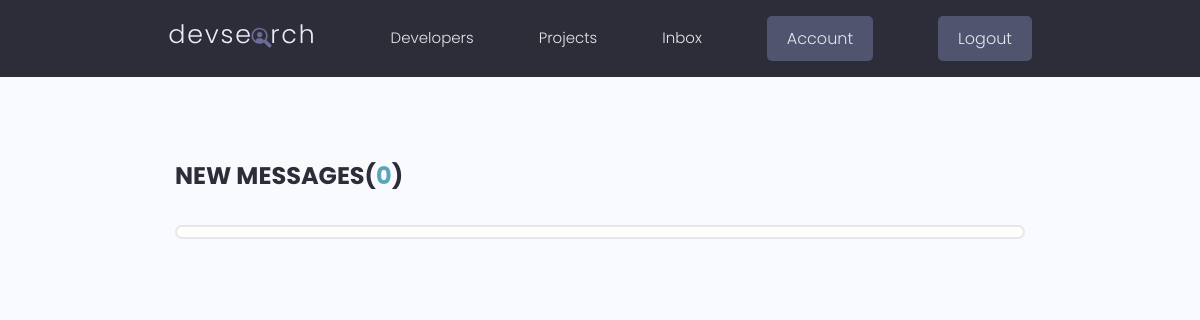
The app's page /inbox/ (signed in), older data.
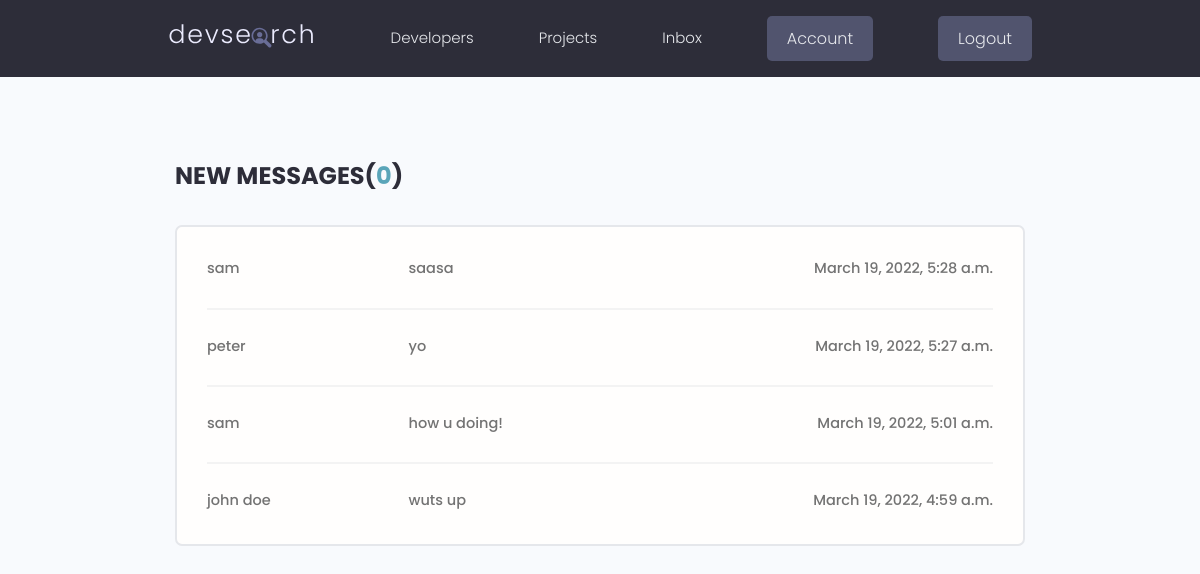
The same page, newer data.
### users/models.py (models this page shows, shortened)
class Message(models.Model):
    sender = models.ForeignKey(Profile, on_delete=models.SET_NULL, null=True, blank=True)
    recipient = models.ForeignKey(Profile, on_delete=models.SET_NULL, null=True, blank=True, related_name="messages")
    name = models.CharField(max_length=200, blank=True, null=True)
    email = models.EmailField(max_length=200, blank=True, null=True)
    subject = models.CharField(max_length=200, blank=True, null=True)
    body = models.TextField()
    is_read = models.BooleanField(default=False, null=True)
    created = models.DateTimeField(auto_now_add=True)
    id = models.UUIDField(default=uuid.uuid4, unique=True, primary_key=True, editable=False)
    class Meta:
        ordering = ['is_read', '-created']

### users/views.py (the view)
# urls.py: path('inbox/', views.inbox, name="inbox"),
@login_required(login_url='login')
def inbox(request):
    profile = request.user.profile
    messageRequests = profile.messages.all()
    unreadCount = messageRequests.filter(is_read=False).count()
    context = {'messageRequests': messageRequests, 'unreadCount': unreadCount}
    return render(request, 'users/inbox.html', context)

### users/templates/users/inbox.html
{% extends 'main.html' %}
{% block content %}
  <main class="inbox my-xl">
    <div class="content-box">
      <h3 class="inbox__title">New Messages(<span>{{unreadCount}}</span>)</h3>
      <ul class="messages">
        {% for message in messageRequests %}
        {% if message.is_read == False %}
        <li class="message message--unread">
          {% else %}
        <li class="message">
        {% endif %}
          <a href="{% url 'message' message.id %}">
            <span class="message__author">{{message.name}}</span>
            <span class="message__subject">{{message.subject}}</span>
            <span class="message__date">{{message.created}}</span>
          </a>
        </li>
        {% endfor %}
      </ul>
    </div>
  </main>
{% endblock %}

Row changes from the older to the newer data that the page shows:
added Message: name "sam", subject "saasa", created "March 19, 2022, 5:28 a.m."
added Message: name "peter", subject "yo", created "March 19, 2022, 5:27 a.m."
added Message: name "sam", subject "how u doing!", created "March 19, 2022, 5:01 a.m."
added Message: name "john doe", subject "wuts up", created "March 19, 2022, 4:59 a.m."
